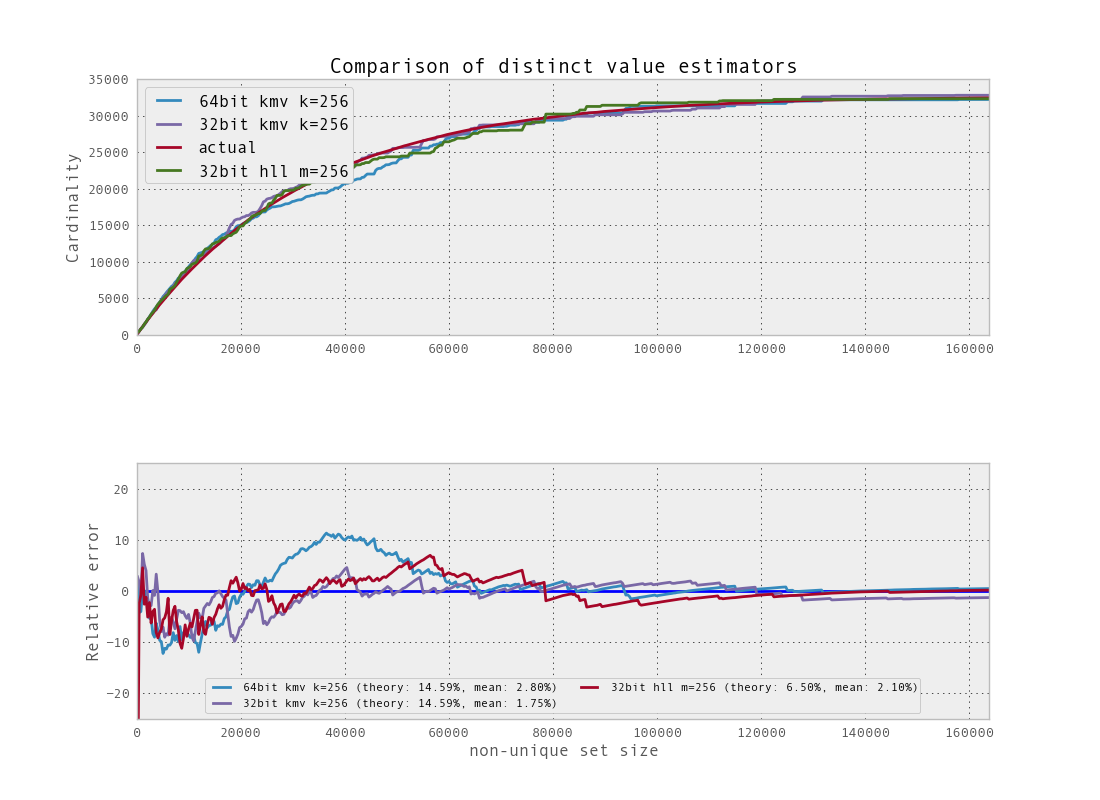

Source code (Python):
#!/usr/bin/env python2.7
"""
Benchmark for the DVE's in this package

micha gorelick, [email redacted]
http://micha.gd/
"""

import numpy as np
import pylab as py

import mmh3
import hyperloglog as hll
import kminvalues as kmv

from progressbar import ProgressBar, Bar, ETA

class DVESet(set):
    def cardinality(self):
        return len(self)

MAX_64BIT_INT = 2**63 - 1
MAX_32BIT_INT = 2**31 - 1
MAX_16BIT_INT = 2**15 - 1

if __name__ == "__main__":
    max_val    = 5 * MAX_16BIT_INT
    chunk_size =    max_val // 500
    murmur64 = lambda x : mmh3.hash64(x)[0]

    methods = {
        "actual"          : DVESet(),
        "32bit hll m=256" : hll.HyperLogLog(b=8),
        "32bit kmv k=256" : kmv.KMinValues(k=2**8),
        "64bit kmv k=256" : kmv.KMinValues(k=2**8, hasher=murmur64, hasher_max=MAX_64BIT_INT),
    }

    results = {f:[] for f in methods}

    x = np.arange(1, max_val, chunk_size)

    np.random.seed()
    widgets = ["Processing", Bar(), ETA()]
    p = ProgressBar(maxval=len(x), widgets=widgets).start()
    for i in p(x):
        r = np.random.randint(MAX_16BIT_INT, size=chunk_size)
        for name, m in methods.items():
            m.update(r)
            results[name].append(m.cardinality())

    for r in results:
        results[r] = np.asarray(results[r])

    py.subplot(211)
    py.title("Comparison of distinct value estimators")
    for name, result in results.iteritems():
        py.plot(x, result, label=name)
    py.legend(loc=2)
    py.ylabel("Cardinality")
    py.xlim(xmax=x[-1])

    py.subplot(212)
    py.axhline(0)
    actual = results["actual"]
    for name, result in results.iteritems():
        if name == "actual":
            continue
        theoretical_eerror = methods[name].relative_error() * 100.0
        mean_eerror = (np.abs(actual - result) / actual).mean() * 100.0
        py.plot(x, (actual-result)/actual * 100.0, label="%s (theory: %0.2f%%," \
                " mean: %0.2f%%)" % (name, theoretical_eerror, mean_eerror))
    py.ylim((-25., 25.))
    py.legend(loc=8, ncol=2, fontsize="small")
    py.ylabel("Relative error")
    py.xlabel("non-unique set size")
    py.xlim(xmax=x[-1])

    py.savefig("test_dve.png")
